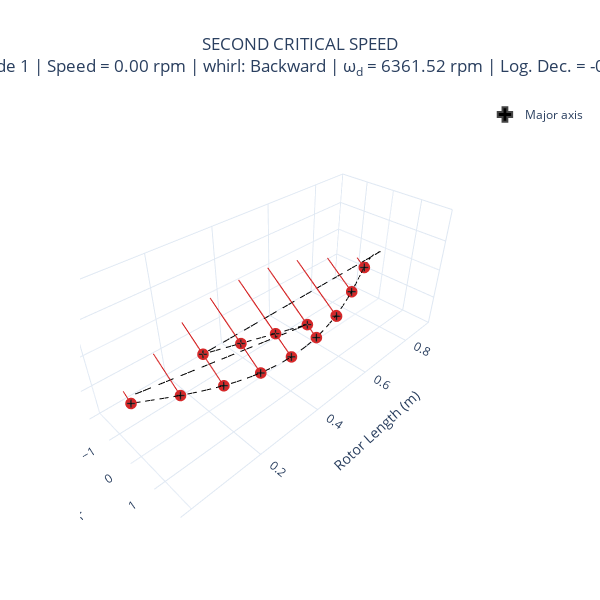

Notebook code for this chart:
### Code cell
modal = rotor_coaxial.run_modal(speed=Q_(0, "RPM"))
fig = modal.plot_mode_3d(1, frequency_units="rpm", width=600, height=600)
fig.layout.title.text = "SECOND CRITICAL SPEED" + fig.layout.title.text
fig.show()

### Figure 1 — Plotly figure (JSON) as saved in the notebook; plotly's stock layout.template omitted (floating-point values rounded to 4 significant figures; data arrays with more than 128 entries replaced by an {"elided": "..."} marker saying what was removed)
{"data": [{"hovertemplate": "Nodal Position: %{x:.2f}<br>X - Displacement: %{y:.2f}<br>Y - Displacement: %{z:.2f}", "line": {"color": "#d62728"}, "mode": "lines", "name": "node 0", "showlegend": false, "type": "scatter3d", "x": {"elided": "350 int values"}, "y": {"elided": "350 float values"}, "z": {"elided": "350 float values"}}, {"hovertemplate": "Nodal Position: %{x:.2f}<br>X - Displacement: %{y:.2f}<br>Y - Displacement: %{z:.2f}", "marker": {"color": "#d62728"}, "mode": "markers", "name": "node 0", "showlegend": false, "type": "scatter3d", "x": [0], "y": [0.1246], "z": [-0.09397]}, {"customdata": [[0.1561, 5.637]], "hovertemplate": "Nodal Position: %{x:.2f}<br>Major axis: %{customdata[0]:.2f}<br>Angle: %{customdata[1]:.2f}", "legendgroup": "major_axis", "marker": {"color": "black", "line": {"width": 2}, "size": 4, "symbol": "cross"}, "mode": "markers", "name": "Major axis", "showlegend": true, "type": "scatter3d", "x": [0], "y": [0.1246], "z": [-0.09397]}, {"hovertemplate": "Nodal Position: %{x:.2f}<br>X - Displacement: %{y:.2f}<br>Y - Displacement: %{z:.2f}", "line": {"color": "#d62728"}, "mode": "lines", "name": "node 1", "showlegend": false, "type": "scatter3d", "x": {"elided": "350 float values"}, "y": {"elided": "350 float values"}, "z": {"elided": "350 float values"}}, {"hovertemplate": "Nodal Position: %{x:.2f}<br>X - Displacement: %{y:.2f}<br>Y - Displacement: %{z:.2f}", "marker": {"color": "#d62728"}, "mode": "markers", "name": "node 1", "showlegend": false, "type": "scatter3d", "x": [0.1], "y": [0.4622], "z": [-0.3485]}, {"customdata": [[0.5789, 5.637]], "hovertemplate": "Nodal Position: %{x:.2f}<br>Major axis: %{customdata[0]:.2f}<br>Angle: %{customdata[1]:.2f}", "legendgroup": "major_axis", "marker": {"color": "black", "line": {"width": 2}, "size": 4, "symbol": "cross"}, "mode": "markers", "name": "Major axis", "showlegend": false, "type": "scatter3d", "x": [0.1], "y": [0.4622], "z": [-0.3485]}, {"hovertemplate": "Nodal Position: %{x:.2f}<br>X - Displacement: %{y:.2f}<br>Y - Displacement: %{z:.2f}", "line": {"color": "#d62728"}, "mode": "lines", "name": "node 2", "showlegend": false, "type": "scatter3d", "x": {"elided": "350 float values"}, "y": {"elided": "350 float values"}, "z": {"elided": "350 float values"}}, {"hovertemplate": "Nodal Position: %{x:.2f}<br>X - Displacement: %{y:.2f}<br>Y - Displacement: %{z:.2f}", "marker": {"color": "#d62728"}, "mode": "markers", "name": "node 2", "showlegend": false, "type": "scatter3d", "x": [0.2], "y": [0.7411], "z": [-0.5588]}, {"customdata": [[0.9282, 5.637]], "hovertemplate": "Nodal Position: %{x:.2f}<br>Major axis: %{customdata[0]:.2f}<br>Angle: %{customdata[1]:.2f}", "legendgroup": "major_axis", "marker": {"color": "black", "line": {"width": 2}, "size": 4, "symbol": "cross"}, "mode": "markers", "name": "Major axis", "showlegend": false, "type": "scatter3d", "x": [0.2], "y": [0.7411], "z": [-0.5588]}, {"hovertemplate": "Nodal Position: %{x:.2f}<br>X - Displacement: %{y:.2f}<br>Y - Displacement: %{z:.2f}", "line": {"color": "#d62728"}, "mode": "lines", "name": "node 3", "showlegend": false, "type": "scatter3d", "x": {"elided": "350 float values"}, "y": {"elided": "350 float values"}, "z": {"elided": "350 float values"}}, {"hovertemplate": "Nodal Position: %{x:.2f}<br>X - Displacement: %{y:.2f}<br>Y - Displacement: %{z:.2f}", "marker": {"color": "#d62728"}, "mode": "markers", "name": "node 3", "showlegend": false, "type": "scatter3d", "x": [0.3], "y": [0.9269], "z": [-0.6989]}, {"customdata": [[1.161, 5.637]], "hovertemplate": "Nodal Position: %{x:.2f}<br>Major axis: %{customdata[0]:.2f}<br>Angle: %{customdata[1]:.2f}", "legendgroup": "major_axis", "marker": {"color": "black", "line": {"width": 2}, "size": 4, "symbol": "cross"}, "mode": "markers", "name": "Major axis", "showlegend": false, "type": "scatter3d", "x": [0.3], "y": [0.9269], "z": [-0.6989]}, {"hovertemplate": "Nodal Position: %{x:.2f}<br>X - Displacement: %{y:.2f}<br>Y - Displacement: %{z:.2f}", "line": {"color": "#d62728"}, "mode": "lines", "name": "node 4", "showlegend": false, "type": "scatter3d", "x": {"elided": "350 float values"}, "y": {"elided": "350 float values"}, "z": {"elided": "350 float values"}}, {"hovertemplate": "Nodal Position: %{x:.2f}<br>X - Displacement: %{y:.2f}<br>Y - Displacement: %{z:.2f}", "marker": {"color": "#d62728"}, "mode": "markers", "name": "node 4", "showlegend": false, "type": "scatter3d", "x": [0.4], "y": [1], "z": [-0.7541]}, {"customdata": [[1.252, 5.637]], "hovertemplate": "Nodal Position: %{x:.2f}<br>Major axis: %{customdata[0]:.2f}<br>Angle: %{customdata[1]:.2f}", "legendgroup": "major_axis", "marker": {"color": "black", "line": {"width": 2}, "size": 4, "symbol": "cross"}, "mode": "markers", "name": "Major axis", "showlegend": false, "type": "scatter3d", "x": [0.4], "y": [1], "z": [-0.7541]}, {"hovertemplate": "Nodal Position: %{x:.2f}<br>X - Displacement: %{y:.2f}<br>Y - Displacement: %{z:.2f}", "line": {"color": "#d62728"}, "mode": "lines", "name": "node 5", "showlegend": false, "type": "scatter3d", "x": {"elided": "350 float values"}, "y": {"elided": "350 float values"}, "z": {"elided": "350 float values"}}, {"hovertemplate": "Nodal Position: %{x:.2f}<br>X - Displacement: %{y:.2f}<br>Y - Displacement: %{z:.2f}", "marker": {"color": "#d62728"}, "mode": "markers", "name": "node 5", "showlegend": false, "type": "scatter3d", "x": [0.5], "y": [0.9508], "z": [-0.717]}, {"customdata": [[1.191, 5.637]], "hovertemplate": "Nodal Position: %{x:.2f}<br>Major axis: %{customdata[0]:.2f}<br>Angle: %{customdata[1]:.2f}", "legendgroup": "major_axis", "marker": {"color": "black", "line": {"width": 2}, "size": 4, "symbol": "cross"}, "mode": "markers", "name": "Major axis", "showlegend": false, "type": "scatter3d", "x": [0.5], "y": [0.9508], "z": [-0.717]}, {"hovertemplate": "Nodal Position: %{x:.2f}<br>X - Displacement: %{y:.2f}<br>Y - Displacement: %{z:.2f}", "line": {"color": "#d62728"}, "mode": "lines", "name": "node 6", "showlegend": false, "type": "scatter3d", "x": {"elided": "350 float values"}, "y": {"elided": "350 float values"}, "z": {"elided": "350 float values"}}, {"hovertemplate": "Nodal Position: %{x:.2f}<br>X - Displacement: %{y:.2f}<br>Y - Displacement: %{z:.2f}", "marker": {"color": "#d62728"}, "mode": "markers", "name": "node 6", "showlegend": false, "type": "scatter3d", "x": [0.6], "y": [0.7804], "z": [-0.5884]}, {"customdata": [[0.9774, 5.637]], "hovertemplate": "Nodal Position: %{x:.2f}<br>Major axis: %{customdata[0]:.2f}<br>Angle: %{customdata[1]:.2f}", "legendgroup": "major_axis", "marker": {"color": "black", "line": {"width": 2}, "size": 4, "symbol": "cross"}, "mode": "markers", "name": "Major axis", "showlegend": false, "type": "scatter3d", "x": [0.6], "y": [0.7804], "z": [-0.5884]}, {"hovertemplate": "Nodal Position: %{x:.2f}<br>X - Displacement: %{y:.2f}<br>Y - Displacement: %{z:.2f}", "line": {"color": "#d62728"}, "mode": "lines", "name": "node 7", "showlegend": false, "type": "scatter3d", "x": {"elided": "350 float values"}, "y": {"elided": "350 float values"}, "z": {"elided": "350 float values"}}, {"hovertemplate": "Nodal Position: %{x:.2f}<br>X - Displacement: %{y:.2f}<br>Y - Displacement: %{z:.2f}", "marker": {"color": "#d62728"}, "mode": "markers", "name": "node 7", "showlegend": false, "type": "scatter3d", "x": [0.7], "y": [0.5007], "z": [-0.3776]}, {"customdata": [[0.6272, 5.637]], "hovertemplate": "Nodal Position: %{x:.2f}<br>Major axis: %{customdata[0]:.2f}<br>Angle: %{customdata[1]:.2f}", "legendgroup": "major_axis", "marker": {"color": "black", "line": {"width": 2}, "size": 4, "symbol": "cross"}, "mode": "markers", "name": "Major axis", "showlegend": false, "type": "scatter3d", "x": [0.7], "y": [0.5007], "z": [-0.3776]}, {"hovertemplate": "Nodal Position: %{x:.2f}<br>X - Displacement: %{y:.2f}<br>Y - Displacement: %{z:.2f}", "line": {"color": "#d62728"}, "mode": "lines", "name": "node 8", "showlegend": false, "type": "scatter3d", "x": {"elided": "350 float values"}, "y": {"elided": "350 float values"}, "z": {"elided": "350 float values"}}, {"hovertemplate": "Nodal Position: %{x:.2f}<br>X - Displacement: %{y:.2f}<br>Y - Displacement: %{z:.2f}", "marker": {"color": "#d62728"}, "mode": "markers", "name": "node 8", "showlegend": false, "type": "scatter3d", "x": [0.8], "y": [0.149], "z": [-0.1124]}, {"customdata": [[0.1867, 5.637]], "hovertemplate": "Nodal Position: %{x:.2f}<br>Major axis: %{customdata[0]:.2f}<br>Angle: %{customdata[1]:.2f}", "legendgroup": "major_axis", "marker": {"color": "black", "line": {"width": 2}, "size": 4, "symbol": "cross"}, "mode": "markers", "name": "Major axis", "showlegend": false, "type": "scatter3d", "x": [0.8], "y": [0.149], "z": [-0.1124]}, {"hovertemplate": "Nodal Position: %{x:.2f}<br>X - Displacement: %{y:.2f}<br>Y - Displacement: %{z:.2f}", "line": {"color": "#d62728"}, "mode": "lines", "name": "node 9", "showlegend": false, "type": "scatter3d", "x": {"elided": "350 float values"}, "y": {"elided": "350 float values"}, "z": {"elided": "350 float values"}}, {"hovertemplate": "Nodal Position: %{x:.2f}<br>X - Displacement: %{y:.2f}<br>Y - Displacement: %{z:.2f}", "marker": {"color": "#d62728"}, "mode": "markers", "name": "node 9", "showlegend": false, "type": "scatter3d", "x": [0.2], "y": [0.007081], "z": [-0.00534]}, {"customdata": [[0.008869, 5.637]], "hovertemplate": "Nodal Position: %{x:.2f}<br>Major axis: %{customdata[0]:.2f}<br>Angle: %{customdata[1]:.2f}", "legendgroup": "major_axis", "marker": {"color": "black", "line": {"width": 2}, "size": 4, "symbol": "cross"}, "mode": "markers", "name": "Major axis", "showlegend": false, "type": "scatter3d", "x": [0.2], "y": [0.007081], "z": [-0.00534]}, {"hovertemplate": "Nodal Position: %{x:.2f}<br>X - Displacement: %{y:.2f}<br>Y - Displacement: %{z:.2f}", "line": {"color": "#d62728"}, "mode": "lines", "name": "node 10", "showlegend": false, "type": "scatter3d", "x": {"elided": "350 float values"}, "y": {"elided": "350 float values"}, "z": {"elided": "350 float values"}}, {"hovertemplate": "Nodal Position: %{x:.2f}<br>X - Displacement: %{y:.2f}<br>Y - Displacement: %{z:.2f}", "marker": {"color": "#d62728"}, "mode": "markers", "name": "node 10", "showlegend": false, "type": "scatter3d", "x": [0.3], "y": [0.2065], "z": [-0.1557]}, {"customdata": [[0.2587, 5.637]], "hovertemplate": "Nodal Position: %{x:.2f}<br>Major axis: %{customdata[0]:.2f}<br>Angle: %{customdata[1]:.2f}", "legendgroup": "major_axis", "marker": {"color": "black", "line": {"width": 2}, "size": 4, "symbol": "cross"}, "mode": "markers", "name": "Major axis", "showlegend": false, "type": "scatter3d", "x": [0.3], "y": [0.2065], "z": [-0.1557]}, {"hovertemplate": "Nodal Position: %{x:.2f}<br>X - Displacement: %{y:.2f}<br>Y - Displacement: %{z:.2f}", "line": {"color": "#d62728"}, "mode": "lines", "name": "node 11", "showlegend": false, "type": "scatter3d", "x": {"elided": "350 float values"}, "y": {"elided": "350 float values"}, "z": {"elided": "350 float values"}}, {"hovertemplate": "Nodal Position: %{x:.2f}<br>X - Displacement: %{y:.2f}<br>Y - Displacement: %{z:.2f}", "marker": {"color": "#d62728"}, "mode": "markers", "name": "node 11", "showlegend": false, "type": "scatter3d", "x": [0.4], "y": [0.4049], "z": [-0.3053]}, {"customdata": [[0.5071, 5.637]], "hovertemplate": "Nodal Position: %{x:.2f}<br>Major axis: %{customdata[0]:.2f}<br>Angle: %{customdata[1]:.2f}", "legendgroup": "major_axis", "marker": {"color": "black", "line": {"width": 2}, "size": 4, "symbol": "cross"}, "mode": "markers", "name": "Major axis", "showlegend": false, "type": "scatter3d", "x": [0.4], "y": [0.4049], "z": [-0.3053]}, {"hovertemplate": "Nodal Position: %{x:.2f}<br>X - Displacement: %{y:.2f}<br>Y - Displacement: %{z:.2f}", "line": {"color": "#d62728"}, "mode": "lines", "name": "node 12", "showlegend": false, "type": "scatter3d", "x": {"elided": "350 float values"}, "y": {"elided": "350 float values"}, "z": {"elided": "350 float values"}}, {"hovertemplate": "Nodal Position: %{x:.2f}<br>X - Displacement: %{y:.2f}<br>Y - Displacement: %{z:.2f}", "marker": {"color": "#d62728"}, "mode": "markers", "name": "node 12", "showlegend": false, "type": "scatter3d", "x": [0.5], "y": [0.6016], "z": [-0.4537]}, {"customdata": [[0.7535, 5.637]], "hovertemplate": "Nodal Position: %{x:.2f}<br>Major axis: %{customdata[0]:.2f}<br>Angle: %{customdata[1]:.2f}", "legendgroup": "major_axis", "marker": {"color": "black", "line": {"width": 2}, "size": 4, "symbol": "cross"}, "mode": "markers", "name": "Major axis", "showlegend": false, "type": "scatter3d", "x": [0.5], "y": [0.6016], "z": [-0.4537]}, {"hovertemplate": "Nodal Position: %{x:.2f}<br>X - Displacement: %{y:.2f}<br>Y - Displacement: %{z:.2f}", "line": {"color": "#d62728"}, "mode": "lines", "name": "node 13", "showlegend": false, "type": "scatter3d", "x": {"elided": "350 float values"}, "y": {"elided": "350 float values"}, "z": {"elided": "350 float values"}}, {"hovertemplate": "Nodal Position: %{x:.2f}<br>X - Displacement: %{y:.2f}<br>Y - Displacement: %{z:.2f}", "marker": {"color": "#d62728"}, "mode": "markers", "name": "node 13", "showlegend": false, "type": "scatter3d", "x": [0.6], "y": [0.7965], "z": [-0.6006]}, {"customdata": [[0.9976, 5.637]], "hovertemplate": "Nodal Position: %{x:.2f}<br>Major axis: %{customdata[0]:.2f}<br>Angle: %{customdata[1]:.2f}", "legendgroup": "major_axis", "marker": {"color": "black", "line": {"width": 2}, "size": 4, "symbol": "cross"}, "mode": "markers", "name": "Major axis", "showlegend": false, "type": "scatter3d", "x": [0.6], "y": [0.7965], "z": [-0.6006]}, {"line": {"color": "black", "dash": "dash"}, "mode": "lines", "name": "mode shape", "showlegend": false, "type": "scatter3d", "x": [0, 0.025, 0.05, 0.075, 0.1, 0.1, 0.125, 0.15, 0.175, 0.2, 0.2, 0.225, 0.25, 0.275, 0.3, 0.3, 0.325, 0.35, 0.375, 0.4, 0.4, 0.425, 0.45, 0.475, 0.5, 0.5, 0.525, 0.55, 0.575, 0.6, 0.6, 0.625, 0.65, 0.675, 0.7, 0.7, 0.725, 0.75, 0.775, 0.8, 0.8, 0.825, 0.85, 0.875, 0.9, 0.2, 0.225, 0.25, 0.275, 0.3, 0.3, 0.325, 0.35, 0.375, 0.4, 0.4, 0.425, 0.45, 0.475, 0.5, 0, 0, 0, 0, 0], "y": [0.1246, 0.2111, 0.2971, 0.3813, 0.4622, 0.4622, 0.5391, 0.6117, 0.6792, 0.7411, 0.7411, 0.797, 0.847, 0.8904, 0.9269, 0.9269, 0.9562, 0.9783, 0.993, 1, 1, 0.9993, 0.9908, 0.9746, 0.9508, 0.9508, 0.9193, 0.8802, 0.8338, 0.7804, 0.7804, 0.7199, 0.6528, 0.5795, 0.5007, 0.5007, 0.417, 0.3293, 0.2394, 0.149, 0.149, 0.06686, 0.00812, -0.01565, 0.007081, 0.007081, 0.05696, 0.1069, 0.1568, 0.2065, 0.2065, 0.2562, 0.3059, 0.3554, 0.4049, 0.4049, 0.4542, 0.5034, 0.5526, 0.6016, 0, 0, 0, 0, 0], "z": [-0.09397, -0.1592, -0.224, -0.2875, -0.3485, -0.3485, -0.4065, -0.4612, -0.5122, -0.5588, -0.5588, -0.601, -0.6387, -0.6714, -0.6989, -0.6989, -0.721, -0.7377, -0.7488, -0.7541, -0.7541, -0.7535, -0.7471, -0.7349, -0.717, -0.717, -0.6932, -0.6637, -0.6287, -0.5884, -0.5884, -0.5429, -0.4922, -0.437, -0.3776, -0.3776, -0.3144, -0.2483, -0.1805, -0.1124, -0.1124, -0.05042, -0.006123, 0.0118, -0.00534, -0.00534, -0.04295, -0.08059, -0.1182, -0.1557, -0.1557, -0.1932, -0.2307, -0.268, -0.3053, -0.3053, -0.3425, -0.3796, -0.4167, -0.4537, 0, 0, 0, 0, 0]}, {"hoverinfo": "none", "line": {"color": "black", "dash": "dashdot"}, "mode": "lines", "showlegend": false, "type": "scatter3d", "x": [0, 0, 0, 0, 0, 0, 0, 0, 0, 0, 0, 0, 0, 0, 0, 0, 0, 0, 0, 0, 0, 0, 0, 0, 0, 0, 0, 0, 0, 0], "y": [0, 0, 0, 0, 0, 0, 0, 0, 0, 0, 0, 0, 0, 0, 0, 0, 0, 0, 0, 0, 0, 0, 0, 0, 0, 0, 0, 0, 0, 0], "z": [0, 0, 0, 0, 0, 0, 0, 0, 0, 0, 0, 0, 0, 0, 0, 0, 0, 0, 0, 0, 0, 0, 0, 0, 0, 0, 0, 0, 0, 0]}, {"hoverinfo": "none", "legendgroup": "major_axis", "line": {"color": "black", "dash": "dashdot"}, "mode": "lines", "showlegend": false, "type": "scatter3d", "x": [0, 0.025, 0.05, 0.075, 0.1, 0.1, 0.125, 0.15, 0.175, 0.2, 0.2, 0.225, 0.25, 0.275, 0.3, 0.3, 0.325, 0.35, 0.375, 0.4, 0.4, 0.425, 0.45, 0.475, 0.5, 0.5, 0.525, 0.55, 0.575, 0.6, 0.6, 0.625, 0.65, 0.675, 0.7, 0.7, 0.725, 0.75, 0.775, 0.8, 0.8, 0.825, 0.85, 0.875, 0.9, 0.2, 0.225, 0.25, 0.275, 0.3, 0.3, 0.325, 0.35, 0.375, 0.4, 0.4, 0.425, 0.45, 0.475, 0.5, 0, 0, 0, 0, 0], "y": [0.1246, 0.2111, 0.2971, 0.3813, 0.4622, 0.4622, 0.5391, 0.6117, 0.6792, 0.7411, 0.7411, 0.797, 0.847, 0.8904, 0.9269, 0.9269, 0.9562, 0.9783, 0.993, 1, 1, 0.9993, 0.9908, 0.9746, 0.9508, 0.9508, 0.9193, 0.8802, 0.8338, 0.7804, 0.7804, 0.7199, 0.6528, 0.5795, 0.5007, 0.5007, 0.417, 0.3293, 0.2394, 0.149, 0.149, 0.06686, 0.00812, -0.01565, 0.007081, 0.007081, 0.05696, 0.1069, 0.1568, 0.2065, 0.2065, 0.2562, 0.3059, 0.3554, 0.4049, 0.4049, 0.4542, 0.5034, 0.5526, 0.6016, 0, 0, 0, 0, 0], "z": [-0.09397, -0.1592, -0.224, -0.2875, -0.3485, -0.3485, -0.4065, -0.4612, -0.5122, -0.5588, -0.5588, -0.601, -0.6387, -0.6714, -0.6989, -0.6989, -0.721, -0.7377, -0.7488, -0.7541, -0.7541, -0.7535, -0.7471, -0.7349, -0.717, -0.717, -0.6932, -0.6637, -0.6287, -0.5884, -0.5884, -0.5429, -0.4922, -0.437, -0.3776, -0.3776, -0.3144, -0.2483, -0.1805, -0.1124, -0.1124, -0.05042, -0.006123, 0.0118, -0.00534, -0.00534, -0.04295, -0.08059, -0.1182, -0.1557, -0.1557, -0.1932, -0.2307, -0.268, -0.3053, -0.3053, -0.3425, -0.3796, -0.4167, -0.4537, 0, 0, 0, 0, 0]}], "layout": {"height": 600, "legend": {"itemsizing": "constant"}, "scene": {"aspectmode": "manual", "aspectratio": {"x": 2.5, "y": 1, "z": 1}, "xaxis": {"autorange": "reversed", "nticks": 5, "title": {"text": "Rotor Length (m)"}}, "yaxis": {"nticks": 5, "range": [-2, 2], "title": {"text": "Relative Displacement"}}, "zaxis": {"nticks": 5, "range": [-2, 2], "title": {"text": "Relative Displacement"}}}, "title": {"text": "SECOND CRITICAL SPEED<br>Mode 1 | Speed = 0.00 rpm | whirl: Backward | ω<sub>d</sub> = 6361.52 rpm | Log. Dec. = -0.00", "x": 0.5, "xanchor": "center"}, "width": 600}}
